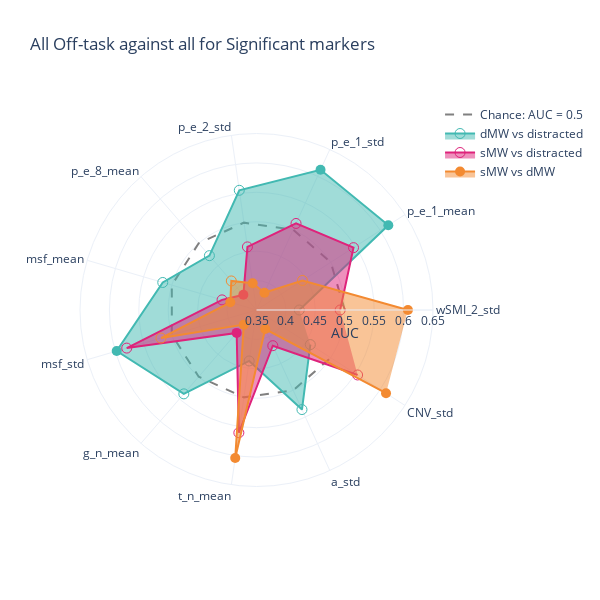

The notebook cell this image was saved under:
### Code cell
off_contrasts = [ 'dMW vs distracted', 'sMW vs distracted','sMW vs dMW']

df_off_contrasts = df_all_probe.query(f"comparison in {off_contrasts}").query("balance == 'over-sample'")
significants = df_off_contrasts.query("significant != 'p > 0.05'").markers.unique().tolist()

distracted_dmw =df_off_contrasts.query("comparison == 'dMW vs distracted'").query(f'markers in {significants}').assign(symbol = lambda df: df.significant.apply(symbol_fun))
distracted_smw = df_off_contrasts.query("comparison == 'sMW vs distracted'").query(f'markers in {significants}').assign(symbol = lambda df: df.significant.apply(symbol_fun))
dmw_smw = df_off_contrasts.query("comparison == 'sMW vs dMW'").query(f'markers in {significants}').assign(symbol = lambda df: df.significant.apply(symbol_fun))

fig = pgo.Figure()



fig.add_trace(pgo.Scatterpolar(
    r=np.ones(len(distracted_dmw['markers'])) * 0.5,
    theta=distracted_dmw['markers'],
    name = 'Chance: AUC = 0.5',
    mode = 'lines',
    line = {'color':'grey', 'width': 2, 'dash': 'dash' },
))

fig.add_trace(pgo.Scatterpolar(
    r=distracted_dmw.AUC,
    theta=distracted_dmw['markers'],
    fill='toself',
    name= 'dMW vs distracted', 
    marker = {'color':lblue, 'size': 10},
    marker_symbol= distracted_dmw.symbol.to_list()
))

fig.add_trace(pgo.Scatterpolar(
    r=distracted_smw.AUC,
    theta=distracted_smw['markers'],
    fill='toself',
    name='sMW vs distracted',
    marker = {'color':pink, 'size': 10},
    marker_symbol= distracted_smw.symbol.to_list()
))

fig.add_trace(pgo.Scatterpolar(
    r=dmw_smw.AUC,
    theta=dmw_smw['markers'],
    fill='toself',
    name='sMW vs dMW',
    marker = {'color':orange, 'size': 10},
    marker_symbol= dmw_smw.symbol.to_list()
))




fig.update_layout(
    title="All Off-task against all for Significant markers",
#     legend_title="Classification",
    width=600,
    height=600,
    template = 'plotly_white',
    polar=dict(
    radialaxis=dict(
    title = 'AUC',
      visible=True,
        range = [0.35,0.65]
    ),
  ),
    showlegend=True
)

fig.show()
# pio.write_json(fig, 'Figs/radar_auc_significant.plotly')

### Figure 1 — Plotly figure (JSON) as saved in the notebook; plotly's stock layout.template omitted (floating-point values rounded to 4 significant figures)
{"data": [{"line": {"color": "grey", "dash": "dash", "width": 2}, "mode": "lines", "name": "Chance: AUC = 0.5", "r": [0.5, 0.5, 0.5, 0.5, 0.5, 0.5, 0.5, 0.5, 0.5, 0.5, 0.5], "theta": ["wSMI_2_std", "p_e_1_mean", "p_e_1_std", "p_e_2_std", "p_e_8_mean", "msf_mean", "msf_std", "g_n_mean", "t_n_mean", "a_std", "CNV_std"], "type": "scatterpolar"}, {"fill": "toself", "marker": {"color": "#42B9B2", "size": 10, "symbol": ["circle-open", "circle", "circle", "circle-open", "circle-open", "circle-open", "circle", "circle-open", "circle-open", "circle-open", "circle-open"]}, "name": "dMW vs distracted", "r": [0.4227, 0.6163, 0.612, 0.5556, 0.4722, 0.5161, 0.5977, 0.5386, 0.4375, 0.536, 0.4588], "theta": ["wSMI_2_std", "p_e_1_mean", "p_e_1_std", "p_e_2_std", "p_e_8_mean", "msf_mean", "msf_std", "g_n_mean", "t_n_mean", "a_std", "CNV_std"], "type": "scatterpolar"}, {"fill": "toself", "marker": {"color": "#DE237B", "size": 10, "symbol": ["circle-open", "circle-open", "circle-open", "circle-open", "circle", "circle-open", "circle-open", "circle", "circle-open", "circle-open", "circle-open"]}, "name": "sMW vs distracted", "r": [0.4922, 0.546, 0.5117, 0.4583, 0.3841, 0.411, 0.5799, 0.4015, 0.5608, 0.4167, 0.5543], "theta": ["wSMI_2_std", "p_e_1_mean", "p_e_1_std", "p_e_2_std", "p_e_8_mean", "msf_mean", "msf_std", "g_n_mean", "t_n_mean", "a_std", "CNV_std"], "type": "scatterpolar"}, {"fill": "toself", "marker": {"color": "#F38A31", "size": 10, "symbol": ["circle", "circle-open", "circle", "circle", "circle-open", "circle", "circle-open", "circle", "circle", "circle", "circle"]}, "name": "sMW vs dMW", "r": [0.6074, 0.4429, 0.3824, 0.3959, 0.4154, 0.3964, 0.5192, 0.3829, 0.6041, 0.3856, 0.6117], "theta": ["wSMI_2_std", "p_e_1_mean", "p_e_1_std", "p_e_2_std", "p_e_8_mean", "msf_mean", "msf_std", "g_n_mean", "t_n_mean", "a_std", "CNV_std"], "type": "scatterpolar"}], "layout": {"height": 600, "polar": {"angularaxis": {"type": "category"}, "radialaxis": {"autorange": false, "range": [0.35, 0.65], "title": {"text": "AUC"}, "type": "linear", "visible": true}}, "showlegend": true, "title": {"text": "All Off-task against all for Significant markers"}, "width": 600}}
